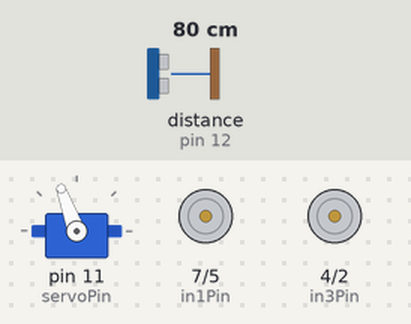
A sketch run on a simulated Arduino Uno, built with avr-gcc and run on an emulated ATmega328P. Shown: servo, motor-driver pin pairs drawn as motors (green arrow = first pin HIGH = forward, orange = second pin HIGH = backward, longer = more drive, scaled by the enable pin). The test bench sets the inputs (shaded band); at power-on: distance to the obstacle (sensor on pin 12) 80 cm. The echo pulse lasts 58.3 µs per cm.

Above: at 16.3 s.
17.7 s: distance to the obstacle (sensor on pin 12) set to 34 cm
20.7 s: distance to the obstacle (sensor on pin 12) set to 28 cm
At 21.7 s:
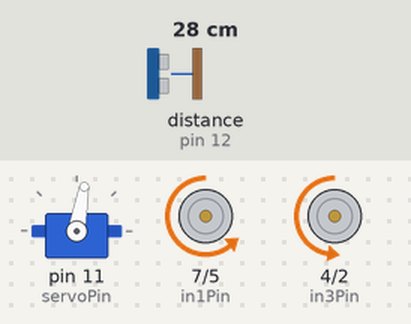
23.7 s: distance to the obstacle (sensor on pin 12) set to 35 cm
At 24.6 s:
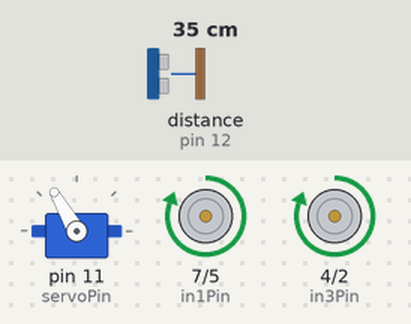
26.7 s: distance to the obstacle (sensor on pin 12) set to 2 cm
At 27.3 s:
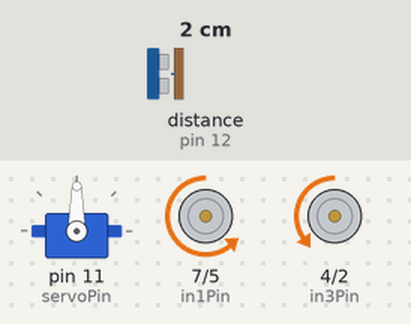
Timing chart, 0 to 30.7 s (numbered marks = the images above; inputs shaded):
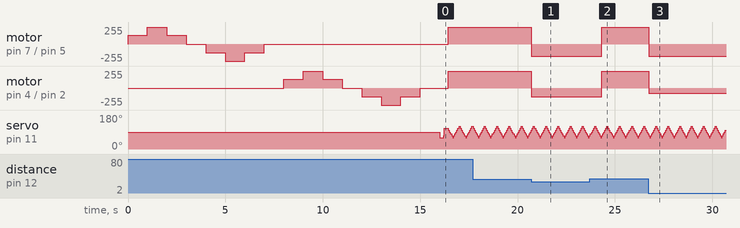

The sketch:

robot-car.ino
```cpp
/*
 * Firmware for the ”2WD Ultrasonic Motor Robot Car Kit”
 *
 * Stephen A. Edwards
 * Modified by: Brandon Gigous
 *
 * Hardware configuration :
 * A pair of DC motors driven by an L298N H bridge motor driver
 * An HC−SR04 ultrasonic range sensor mounted atop a small hobby servo
*/
#include <Servo.h>

#define NUM_ANGLES 7

Servo servo;

// Ultrasonic Module pins
const int trigPin = 13; // 10 microsecond high pulse causes chirp, wait 50 us
const int echoPin = 12; // Width of high pulse indicates distance

// Servo motor that aims ultrasonic sensor.
const int servoPin = 11; // PWM output for hobby servo

// Motor control pins : L298N H bridge

const int in1Pin = 7; // Left motor Direction 1
const int enAPin = 6; // Left motor PWM speed control
const int in2Pin = 5; // Left motor Direction 2
const int in3Pin = 4; // Right motor Direction 1
const int enBPin = 3; // Right motor PWM speed control
const int in4Pin = 2; // Right motor Direction 2

enum Motor {
  LEFT,
  RIGHT
};

// Set motor speed: 255 full ahead, -255 full reverse, 0 stop
void go(enum Motor m, int speed) {
  bool flagForward;
  int speedForward;
  int speedBackward;
  int pinForward;
  int pinBackward;
  int pinSpeedControl;

  if (m == LEFT) {
    pinForward = in1Pin;
    pinBackward = in2Pin;
    pinSpeedControl = enAPin;
  } else {
    pinForward = in3Pin;
    pinBackward = in4Pin;
    pinSpeedControl = enBPin;
  }

  if (speed > 0) {
    flagForward = HIGH;
  } else {
    flagForward = LOW;
    // analogWrite takes value as positive integer, so make speed positive
    speed = -speed;
  }

  digitalWrite(pinForward, flagForward);
  digitalWrite(pinBackward, !flagForward);
  analogWrite(pinSpeedControl, speed);
}

void testMotors() {
  static int speed[8] = {
    128,
    255,
    128,
    0,
    -128,
    -255,
    -128,
    0
  };

  go(RIGHT, 0);
  for (unsigned char i = 0; i < 8; i++) {
    go(LEFT, speed[i]);
    delay(1000);
  }
  for (unsigned char i = 0; i < 8; i++) {
    go(RIGHT, speed[i]);
    delay(1000);
  }
}

signed int readDistance() {
  digitalWrite(trigPin, HIGH);
  delayMicroseconds(10);
  digitalWrite(trigPin, LOW);
  unsigned long period = pulseIn(echoPin, HIGH);
  return period * 343 / 2000;
}

void servo_setup() {
  servo.attach(servoPin);
  while (!servo.attached()) {}
}

unsigned char sensorAngle[NUM_ANGLES] = {
  60,
  70,
  80,
  90,
  100,
  110,
  120
};
unsigned int distance[NUM_ANGLES];

// Scan the area ahead by sweeping the ultrasonic sensor left and right
// and recording the distance observed. This takes a reading, then
// sends the servo to the next angle. Call repeatedly once every 50 ms or so.
void readNextDistance() {
  static unsigned char angleIndex = 0;
  static signed char step = 1;
  distance[angleIndex] = readDistance();
  angleIndex += step;
  if (angleIndex == NUM_ANGLES - 1) step = -1;
  else if (angleIndex == 0) step = 1;
  servo.write(sensorAngle[angleIndex]);
}

// Initial conﬁguration
//
//   Conﬁgure the input and output pins
//   Center the servo
//   Turn off the motors
//   Test the motors
//   Scan the surroundings once
//
void setup() {
  pinMode(trigPin, OUTPUT);
  pinMode(echoPin, INPUT);
  digitalWrite(trigPin, LOW);
  pinMode(enAPin, OUTPUT);
  pinMode(in1Pin, OUTPUT);
  pinMode(in2Pin, OUTPUT);
  pinMode(in3Pin, OUTPUT);
  pinMode(in4Pin, OUTPUT);
  pinMode(enBPin, OUTPUT);

  servo.attach(servoPin);
  servo.write(90);
  go(LEFT, 0);
  go(RIGHT, 0);
  testMotors();
  // Scan the surroundings before starting
  servo.write(sensorAngle[0]);
  delay(200);
  for (unsigned char i = 0; i < NUM_ANGLES; i++) {
    readNextDistance();
  }
  delay(200);
}

// Main loop:
//
//   Get the next sensor reading
//   If anything appears to be too close, back up
//   Otherwise, go forward
//
void loop() {
  readNextDistance();
  // See if something is too close at any angle
  unsigned char tooClose = 0;
  for (unsigned char i = 0; i < NUM_ANGLES; i++) {
    if (distance[i] < 300)
      tooClose = 1;
  }

  if (tooClose) {
    // Something's nearby: back up left
    go(LEFT, -180);
    go(RIGHT, -80);
  } else {
    // Nothing in our way: go forward
    go(LEFT, 255);
    go(RIGHT, 255);
  }
  // Check the next direction in 50 ms
  delay(50);
}
```

Measured:
- the behaviour switches between 31 and 30 cm on distance to the obstacle (sensor on pin 12) (found by bisection; images 0 and 1)
- after the input at 20.7 s, motor on pin 7 (in1Pin) / pin 5 (in2Pin): forward 255/255 → backward 180/255 at once; motor on pin 4 (in3Pin) / pin 2 (in4Pin): forward 255/255 → backward 128/255 at once
- after the input at 23.7 s, motor on pin 7 (in1Pin) / pin 5 (in2Pin): backward 180/255 → forward 255/255 after 0.62 s; motor on pin 4 (in3Pin) / pin 2 (in4Pin): backward 128/255 → forward 255/255 after 0.62 s
- after the input at 26.7 s, motor on pin 7 (in1Pin) / pin 5 (in2Pin): forward 255/255 → backward 180/255 at once; motor on pin 4 (in3Pin) / pin 2 (in4Pin): forward 255/255 → backward 80/255 at once
- by itself, servo on pin 11 (servoPin): repeats every 0.61 s: 60° 0.05 s, 70° 0.05 s, 80° 0.05 s, 90° 0.05 s, 100° 0.05 s, 110° 0.05 s, 120° 0.05 s, 110° 0.05 s, 100° 0.05 s, 90° 0.05 s, 80° 0.05 s, 70° 0.05 s
